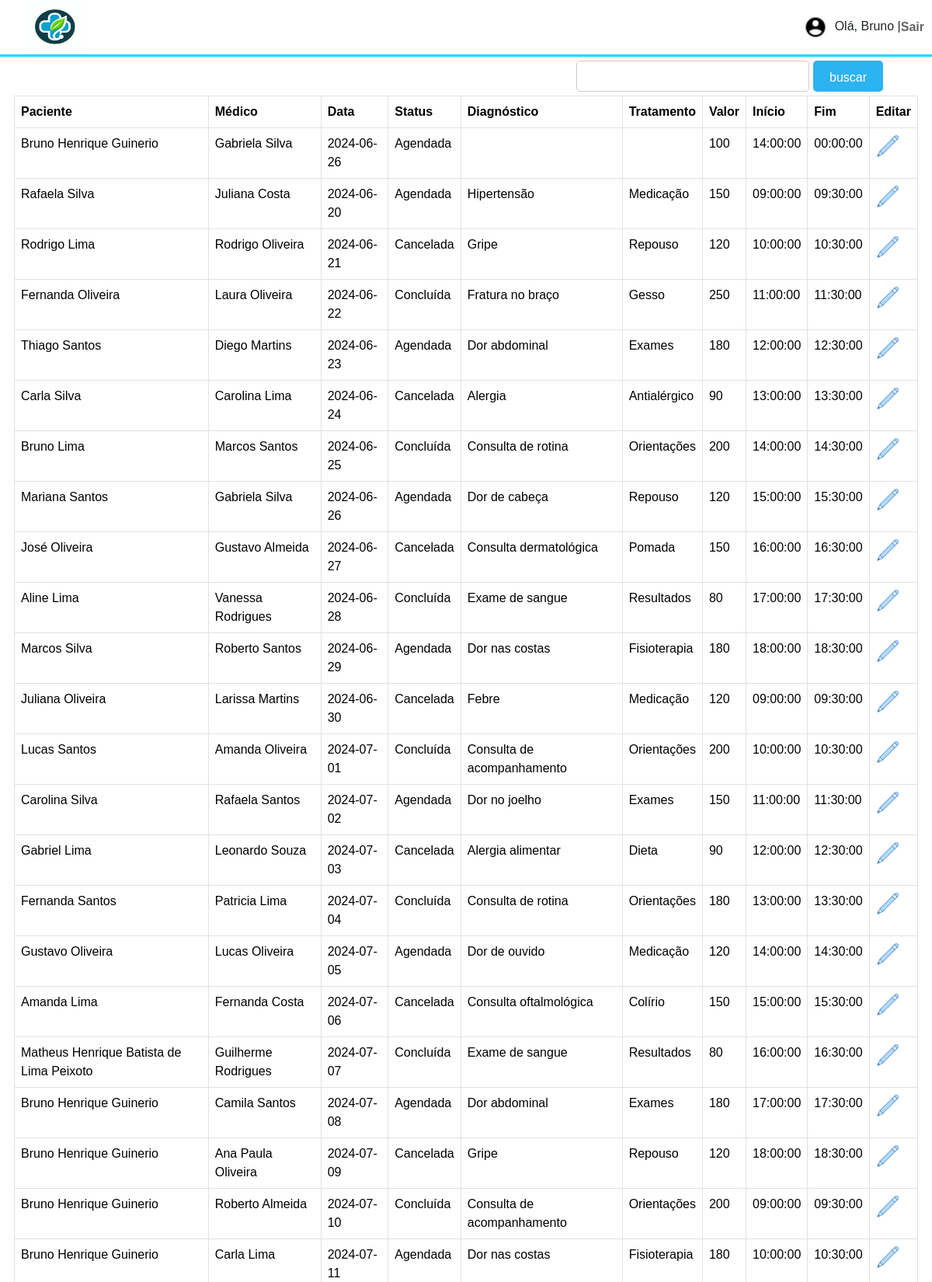
Screenshot of /editaconsulta (signed in, upper part) with the database file from the repository.
### tables this page shows
CREATE TABLE `consultas` (
  `id` int(11) NOT NULL,
  `statusC` char(1) DEFAULT NULL,
  `id_medico` int(11) NOT NULL,
  `id_paciente` int(11) NOT NULL,
  `horarioInicio` time NOT NULL,
  `horarioFim` time NOT NULL,
  `diagnostico` varchar(255) DEFAULT NULL,
  `tratamento` varchar(255) DEFAULT NULL,
  `valor` double NOT NULL,
  `dataC` date NOT NULL
);

CREATE TABLE `pacientes` (
  `id` int(11) NOT NULL,
  `id_endereco` int(11) NOT NULL,
  `nome` varchar(255) NOT NULL,
  `cpf` varchar(11) NOT NULL,
  `nascimento` date NOT NULL,
  `telefone` varchar(15) NOT NULL,
  `email` varchar(100) NOT NULL,
  `necessidadeEspecial` char(1) DEFAULT NULL,
  `necessidadeTipo` varchar(100) DEFAULT NULL,
  `genero` char(1) NOT NULL,
  `senha` varchar(255) NOT NULL,
  `idoso` char(1) DEFAULT NULL
);

CREATE TABLE `medicos` (
  `id` int(11) NOT NULL,
  `id_endereco` int(11) NOT NULL,
  `id_funcionario` int(11) NOT NULL,
  `cpf` varchar(11) NOT NULL,
  `nome` varchar(100) NOT NULL,
  `nascimento` date NOT NULL,
  `email` varchar(100) NOT NULL,
  `telefone` varchar(15) NOT NULL,
  `crm` varchar(20) NOT NULL,
  `disponibilidadeInicio` time NOT NULL,
  `disponibilidadeFim` time NOT NULL,
  `genero` char(1) NOT NULL,
  `especialidade` varchar(50) NOT NULL,
  `senha` varchar(255) NOT NULL
);

### utils/RenderView.php (called while the page is built, shortened)
<?php
class RenderView {
    public function loadView($view, $args) {
        extract($args);
        require_once __DIR__ ."/../views/$view.php";
    }
}

### controllers/EditaconsultaController.php (called while the page is built, shortened)
<?php
require_once __DIR__."/../utils/RenderView.php";
class EditaconsultaController extends RenderView {
    public function index() {
        $selecionaConsulta = new AppointmentRepository;
        $consultas = $selecionaConsulta->retornaConsulta('SELECT p.nome AS pnome, m.nome AS mnome, c.dataC, c.statusC, c.diagnostico, c.tratamento, c.valor, c.horarioInicio, c.horarioFim, c.id FROM consultas c INNER JOIN medicos m ON m.id = c.id_medico INNER JOIN pacientes p ON p.id = c.id_paciente;');
        $this->loadView(
            'editarConsulta', ['consultas' => $consultas]
        );
    }
}

### core/Core.php (called while the page is built, shortened)
<?php
class Core {
  public function run($routes){
    $url = '/';
    if( isset($_GET['url'])) {
      $url = $url.$_GET['url'];
    }
    if( $url != '/') {
      $url = rtrim($url, '/');
    }
    foreach ($routes as $path => $controller) {
      $pattern =  '#^'. preg_replace('/{id}/', '(\w+)', $path) .'$#';
      if (preg_match($pattern, $url, $matches)) {
        array_shift($matches);
        [$currentController, $action] = explode('@', $controller);
        $newController = new $currentController();
        $newController->$action($matches);
      }
    }
  }
}

### index.php (called while the page is built, shortened)
<?php
require_once __DIR__.'/routes/routes.php';
$core = new Core();
$core->run($routes);

### class/Repository.php (called while the page is built, shortened)
<?php
class Repository{
    protected $conexao;
    public function  __construct()
    {
        try
        {
            $this->conexao = new Conexao();
        }
        catch (Exception $e)
        {
            throw new Exception("Não foi possível conectar-se ao banco de dados: " . $e->getMessage());
        }
    }
    public function __destruct()
    {
        if ($this->conexao) {
            $this->conexao = null;
        }
    }
    public function executaConsulta($callback){
        try{
            return $callback();
        }catch(PDOException $e){
            throw new Exception("Erro ao executar consulta: ".$e->getMessage());
        }
    }
    public function retornaConsulta($sql, $valores = NULL){
        return $this->executaConsulta(function() use ($sql, $valores){
            $pdo = $this->conexao->getConexao();
            $stmt = $pdo->prepare($sql);
            if($valores != NULL){
                foreach($valores as $campo => $valor){
                    $stmt->bindValue($campo, $valor);
                }
            }
            $stmt->execute();
            $result = $stmt->fetchAll(PDO::FETCH_ASSOC);
            return $result;
        });
    }
}
?>

### views/editarConsulta.php (the view, shortened to what this page needs)
<!DOCTYPE html>
<html lang="pt-br">
<head>
    <link href="https://cdn.jsdelivr.net/npm/bootstrap@5.3.3/dist/css/bootstrap.min.css" rel="stylesheet">
    <link rel="stylesheet" href="public/styles/style.css">
</head>
<body>
<header style="position: relative;">
        <div class="container-top">
            <div class="flex">
                <a href=""><img src="public/images/logo.jpeg" width="80px" height="70px" alt="" class="image-container-top"></a>
    <ul class="link-login" style=" margin-right: 10px;">
    <div class="nome-echo">
        <?php
        if(isset($_SESSION['login_nome'])) {
            $trimmed_name = trim($_SESSION['login_nome']);
            echo '<div class="nome-echo"><img src="public/images/icons8-male-user-24.png" width="30px" height="30px" alt=""> Olá, ' . explode(" ", $trimmed_name)[0] . ' |   </div>';
        }
    ?>
    </div>
        <div class="logout">
            <a style="<?php echo $estilologout; ?>" href="home">    Sair</a>
        </div>
    </ul>
            </div>
        </div>
    </header>
    <section class="edit-consulta">
        <div class="input-search-paciente">
            <form action="buscapaciente" method="POST">
                <input type="text" name="busca" id="busca">
                <input class="btn-entrar-login sb" type="submit" value="buscar">
            </form>
        </div>
        <div>
            <table class="table table-bordered">
                <thead>
                    <tr>
                        <th>Paciente</th>
                        <th>Médico</th>
                        <th>Data</th>
                        <th>Status</th>
                        <th>Diagnóstico</th>
                        <th>Tratamento</th>
                        <th>Valor</th>
                        <th>Início</th>
                        <th>Fim</th>
                        <th>Editar</th>
                    </tr>
                </thead>
                <tbody>
                    <?php
                    foreach($consultas as $linha){
                        echo '<tr>';
                        foreach($linha as $string => $valor){
                            if(!($string == 'id')){
                                $valor = htmlspecialchars($valor, ENT_QUOTES, 'UTF-8');
                                if(strlen($valor) > 50){
                                    $limite_string = substr($valor, 0, 50).'...';
                                    echo '<td>'.$limite_string.'<img width="25px" data-texto="'.$valor.'" class="expandir" src="public/images/expandir.png" alt="Expandir">'.'</td>';
                                }else{
                                    if($string == 'statusC' && $valor == 'a'){
                                        echo '<td>Agendada</td>';
                                    }else if($string == 'statusC' && $valor == 'd'){
                                        echo '<td>Concluída</td>';
                                    }else if($string == 'statusC' && $valor == 'c'){
                                        echo '<td>Cancelada</td>';
                                    }else if($string == 'valor' && $valor == '0'){
                                        echo '<td></td>';
                                    }else{
                                        echo '<td>'.$valor.'</td>';
                                    }
                                }
                            }
                        }
                        echo '<td><a href="buscapaciente/' . $linha['id'] . '"><img width="30px" src="public/images/edit.png" class="editar" alt="Editar usuário"></a></td>';
                        echo '</tr>';
                    }
                    ?>
                </tbody>
            </table>
        </div>
    </section>
</body>
</html>

### public/styles/style.css (style rules this page uses)
* { margin: 0; padding: 0; box-sizing: border-box; font-family: sans-serif; }
.container-top { width: 100% ; border-bottom: 0.1875rem solid rgb(0, 217, 255); }
.image-container-top { margin-left: 30px; }
.flex { display: flex; align-items: center; justify-content: space-between; }
.flex img { text-align: left; }
header { width: 100%; top: 0; left: 0; position: fixed; background-color: white ; z-index: 1; }
header ul { margin-bottom: 0 !important; list-style-type: none; padding: 0; text-align: center; }
.link-login { height: 40px; }
.logout a { text-decoration: none; font-weight: bold; font-size: 16px; list-style-type: none; color: rgb(100, 100, 100); }
.nome-echo { font-family: 'Lucida Sans', 'Lucida Sans Regular', 'Lucida Grande', 'Lucida Sans Unicode', Geneva, Verdana, sans-serif; }
.link-login { display: flex; align-items: center; }
.link-login img { margin-right: 5px; }
.btn-entrar-login { background-color: #2cb3f1; color: white; border: none; padding: 10px 20px; font-size: 16px; border-radius: 5px; cursor: pointer; width: 100%; transition: background-color 0.3s, transform 0.3s; }
input[type="text"], input[type="email"], input[type="tel"], input[type="date"], input[type="password"], input[type="date"], select { width: 100%; padding: 10px; border-radius: 5px; border: 1px solid #ccc; box-sizing: border-box; }
.edit-consulta { width: 97%; margin: auto; }

### rows the page displays
consultas: id_paciente.nome "Bruno Henrique Guinerio", id_medico.nome "Gabriela Silva", dataC "2024-06-26", statusC "Agendada", valor "100", horarioInicio "14:00:00", horarioFim "00:00:00"
consultas: id_paciente.nome "Rafaela Silva", id_medico.nome "Juliana Costa", dataC "2024-06-20", statusC "Agendada", diagnostico "Hipertensão", tratamento "Medicação", valor "150", horarioInicio "09:00:00", horarioFim "09:30:00"
consultas: id_paciente.nome "Rodrigo Lima", id_medico.nome "Rodrigo Oliveira", dataC "2024-06-21", statusC "Cancelada", diagnostico "Gripe", tratamento "Repouso", valor "120", horarioInicio "10:00:00", horarioFim "10:30:00"
consultas: id_paciente.nome "Fernanda Oliveira", id_medico.nome "Laura Oliveira", dataC "2024-06-22", statusC "Concluída", diagnostico "Fratura no braço", tratamento "Gesso", valor "250", horarioInicio "11:00:00", horarioFim "11:30:00"
consultas: id_paciente.nome "Thiago Santos", id_medico.nome "Diego Martins", dataC "2024-06-23", statusC "Agendada", diagnostico "Dor abdominal", tratamento "Exames", valor "180", horarioInicio "12:00:00", horarioFim "12:30:00"
consultas: id_paciente.nome "Carla Silva", id_medico.nome "Carolina Lima", dataC "2024-06-24", statusC "Cancelada", diagnostico "Alergia", tratamento "Antialérgico", valor "90", horarioInicio "13:00:00", horarioFim "13:30:00"
consultas: id_paciente.nome "Bruno Lima", id_medico.nome "Marcos Santos", dataC "2024-06-25", statusC "Concluída", diagnostico "Consulta de rotina", tratamento "Orientações", valor "200", horarioInicio "14:00:00", horarioFim "14:30:00"
consultas: id_paciente.nome "Mariana Santos", id_medico.nome "Gabriela Silva", dataC "2024-06-26", statusC "Agendada", diagnostico "Dor de cabeça", tratamento "Repouso", valor "120", horarioInicio "15:00:00", horarioFim "15:30:00"
consultas: id_paciente.nome "José Oliveira", id_medico.nome "Gustavo Almeida", dataC "2024-06-27", statusC "Cancelada", diagnostico "Consulta dermatológica", tratamento "Pomada", valor "150", horarioInicio "16:00:00", horarioFim "16:30:00"
consultas: id_paciente.nome "Aline Lima", id_medico.nome "Vanessa Rodrigues", dataC "2024-06-28", statusC "Concluída", diagnostico "Exame de sangue", tratamento "Resultados", valor "80", horarioInicio "17:00:00", horarioFim "17:30:00"
consultas: id_paciente.nome "Marcos Silva", id_medico.nome "Roberto Santos", dataC "2024-06-29", statusC "Agendada", diagnostico "Dor nas costas", tratamento "Fisioterapia", valor "180", horarioInicio "18:00:00", horarioFim "18:30:00"
consultas: id_paciente.nome "Juliana Oliveira", id_medico.nome "Larissa Martins", dataC "2024-06-30", statusC "Cancelada", diagnostico "Febre", tratamento "Medicação", valor "120", horarioInicio "09:00:00", horarioFim "09:30:00"
consultas: id_paciente.nome "Lucas Santos", id_medico.nome "Amanda Oliveira", dataC "2024-07-01", statusC "Concluída", diagnostico "Consulta de acompanhamento", tratamento "Orientações", valor "200", horarioInicio "10:00:00", horarioFim "10:30:00"
consultas: id_paciente.nome "Carolina Silva", id_medico.nome "Rafaela Santos", dataC "2024-07-02", statusC "Agendada", diagnostico "Dor no joelho", tratamento "Exames", valor "150", horarioInicio "11:00:00", horarioFim "11:30:00"
consultas: id_paciente.nome "Gabriel Lima", id_medico.nome "Leonardo Souza", dataC "2024-07-03", statusC "Cancelada", diagnostico "Alergia alimentar", tratamento "Dieta", valor "90", horarioInicio "12:00:00", horarioFim "12:30:00"
consultas: id_paciente.nome "Fernanda Santos", id_medico.nome "Patricia Lima", dataC "2024-07-04", statusC "Concluída", diagnostico "Consulta de rotina", tratamento "Orientações", valor "180", horarioInicio "13:00:00", horarioFim "13:30:00"
consultas: id_paciente.nome "Gustavo Oliveira", id_medico.nome "Lucas Oliveira", dataC "2024-07-05", statusC "Agendada", diagnostico "Dor de ouvido", tratamento "Medicação", valor "120", horarioInicio "14:00:00", horarioFim "14:30:00"
consultas: id_paciente.nome "Amanda Lima", id_medico.nome "Fernanda Costa", dataC "2024-07-06", statusC "Cancelada", diagnostico "Consulta oftalmológica", tratamento "Colírio", valor "150", horarioInicio "15:00:00", horarioFim "15:30:00"
consultas: id_paciente.nome "Matheus Henrique Batista de Lima Peixoto", id_medico.nome "Guilherme Rodrigues", dataC "2024-07-07", statusC "Concluída", diagnostico "Exame de sangue", tratamento "Resultados", valor "80", horarioInicio "16:00:00", horarioFim "16:30:00"
consultas: id_paciente.nome "Bruno Henrique Guinerio", id_medico.nome "Camila Santos", dataC "2024-07-08", statusC "Agendada", diagnostico "Dor abdominal", tratamento "Exames", valor "180", horarioInicio "17:00:00", horarioFim "17:30:00"
consultas: id_paciente.nome "Bruno Henrique Guinerio", id_medico.nome "Ana Paula Oliveira", dataC "2024-07-09", statusC "Cancelada", diagnostico "Gripe", tratamento "Repouso", valor "120", horarioInicio "18:00:00", horarioFim "18:30:00"
consultas: id_paciente.nome "Bruno Henrique Guinerio", id_medico.nome "Roberto Almeida", dataC "2024-07-10", statusC "Concluída", diagnostico "Consulta de acompanhamento", tratamento "Orientações", valor "200", horarioInicio "09:00:00", horarioFim "09:30:00"
consultas: id_paciente.nome "Bruno Henrique Guinerio", id_medico.nome "Carla Lima", dataC "2024-07-11", statusC "Agendada", diagnostico "Dor nas costas", tratamento "Fisioterapia", valor "180", horarioInicio "10:00:00", horarioFim "10:30:00"

### other values shown
explode(" ", $trimmed_name)[0] "Bruno"
